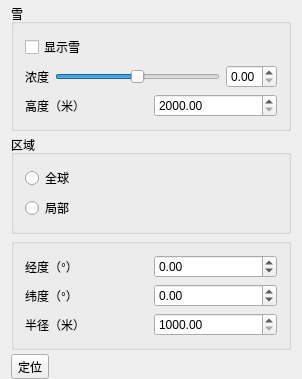
<?xml version="1.0" encoding="UTF-8"?>
<ui version="4.0">
 <class>EnvironmentSnowPage</class>
 <widget class="QWidget" name="SnowSetWidget">
  <property name="geometry">
   <rect>
    <x>0</x>
    <y>0</y>
    <width>302</width>
    <height>350</height>
   </rect>
  </property>
  <property name="sizePolicy">
   <sizepolicy hsizetype="Expanding" vsizetype="Expanding">
    <horstretch>0</horstretch>
    <verstretch>0</verstretch>
   </sizepolicy>
  </property>
  <property name="windowTitle">
   <string>降雪设置</string>
  </property>
  <layout class="QVBoxLayout" name="verticalLayout_4">
   <property name="spacing">
    <number>4</number>
   </property>
   <property name="topMargin">
    <number>4</number>
   </property>
   <property name="bottomMargin">
    <number>0</number>
   </property>
   <item>
    <widget class="QGroupBox" name="groupBox">
     <property name="title">
      <string>雪</string>
     </property>
     <layout class="QVBoxLayout" name="verticalLayout">
      <item>
       <widget class="QCheckBox" name="checkBox_Snow">
        <property name="text">
         <string>显示雪</string>
        </property>
       </widget>
      </item>
      <item>
       <layout class="QHBoxLayout" name="horizontalLayout">
        <item>
         <widget class="QLabel" name="label_6">
          <property name="text">
           <string>浓度</string>
          </property>
         </widget>
        </item>
        <item>
         <widget class="QSlider" name="hSlider_SnowIntensity">
          <property name="maximum">
           <number>10</number>
          </property>
          <property name="singleStep">
           <number>1</number>
          </property>
          <property name="pageStep">
           <number>1</number>
          </property>
          <property name="value">
           <number>5</number>
          </property>
          <property name="orientation">
           <enum>Qt::Horizontal</enum>
          </property>
         </widget>
        </item>
        <item>
         <widget class="QDoubleSpinBox" name="snow_density_doubleSpinBox">
          <property name="maximum">
           <double>1.000000000000000</double>
          </property>
          <property name="singleStep">
           <double>0.100000000000000</double>
          </property>
         </widget>
        </item>
       </layout>
      </item>
      <item>
       <layout class="QHBoxLayout" name="horizontalLayout_2">
        <item>
         <widget class="QLabel" name="label_7">
          <property name="text">
           <string>高度（米）</string>
          </property>
         </widget>
        </item>
        <item>
         <widget class="QDoubleSpinBox" name="doubleSpinBox_SnowHeight">
          <property name="minimum">
           <double>2000.000000000000000</double>
          </property>
          <property name="maximum">
           <double>1000000.000000000000000</double>
          </property>
          <property name="singleStep">
           <double>1000.000000000000000</double>
          </property>
         </widget>
        </item>
       </layout>
      </item>
     </layout>
    </widget>
   </item>
   <item>
    <widget class="QGroupBox" name="groupBox_2">
     <property name="title">
      <string>区域</string>
     </property>
     <layout class="QVBoxLayout" name="verticalLayout_2">
      <item>
       <widget class="QRadioButton" name="radioBtn_GlobalSnow">
        <property name="text">
         <string>全球</string>
        </property>
       </widget>
      </item>
      <item>
       <widget class="QRadioButton" name="radioBtn_LocalSnow">
        <property name="text">
         <string>局部</string>
        </property>
       </widget>
      </item>
     </layout>
    </widget>
   </item>
   <item>
    <widget class="QGroupBox" name="groupBox_3">
     <property name="title">
      <string/>
     </property>
     <layout class="QVBoxLayout" name="verticalLayout_3">
      <item>
       <layout class="QHBoxLayout" name="horizontalLayout_3">
        <item>
         <widget class="QLabel" name="label_Longitude">
          <property name="text">
           <string>经度（°）</string>
          </property>
         </widget>
        </item>
        <item>
         <widget class="QDoubleSpinBox" name="doubleSpinBox_SnowLongitude">
          <property name="minimum">
           <double>-180.000000000000000</double>
          </property>
          <property name="maximum">
           <double>180.000000000000000</double>
          </property>
          <property name="singleStep">
           <double>1.000000000000000</double>
          </property>
          <property name="value">
           <double>0.000000000000000</double>
          </property>
         </widget>
        </item>
       </layout>
      </item>
      <item>
       <layout class="QHBoxLayout" name="horizontalLayout_4">
        <item>
         <widget class="QLabel" name="label_Latitude">
          <property name="text">
           <string>纬度（°）</string>
          </property>
         </widget>
        </item>
        <item>
         <widget class="QDoubleSpinBox" name="doubleSpinBox_SnowLatitude">
          <property name="minimum">
           <double>-90.000000000000000</double>
          </property>
          <property name="maximum">
           <double>90.000000000000000</double>
          </property>
          <property name="singleStep">
           <double>1.000000000000000</double>
          </property>
          <property name="value">
           <double>0.000000000000000</double>
          </property>
         </widget>
        </item>
       </layout>
      </item>
      <item>
       <layout class="QHBoxLayout" name="horizontalLayout_5">
        <item>
         <widget class="QLabel" name="label_Radius">
          <property name="text">
           <string>半径（米）</string>
          </property>
         </widget>
        </item>
        <item>
         <widget class="QDoubleSpinBox" name="doubleSpinBox_SnowRadius">
          <property name="sizePolicy">
           <sizepolicy hsizetype="Minimum" vsizetype="Fixed">
            <horstretch>0</horstretch>
            <verstretch>0</verstretch>
           </sizepolicy>
          </property>
          <property name="minimum">
           <double>1000.000000000000000</double>
          </property>
          <property name="maximum">
           <double>1000000000.000000000000000</double>
          </property>
          <property name="singleStep">
           <double>1000.000000000000000</double>
          </property>
         </widget>
        </item>
       </layout>
      </item>
     </layout>
    </widget>
   </item>
   <item>
    <widget class="QToolButton" name="toolBtn_Locate">
     <property name="text">
      <string>定位</string>
     </property>
    </widget>
   </item>
   <item>
    <spacer name="verticalSpacer">
     <property name="orientation">
      <enum>Qt::Vertical</enum>
     </property>
     <property name="sizeHint" stdset="0">
      <size>
       <width>20</width>
       <height>40</height>
      </size>
     </property>
    </spacer>
   </item>
  </layout>
 </widget>
 <layoutdefault spacing="6" margin="11"/>
 <resources/>
 <connections/>
</ui>
